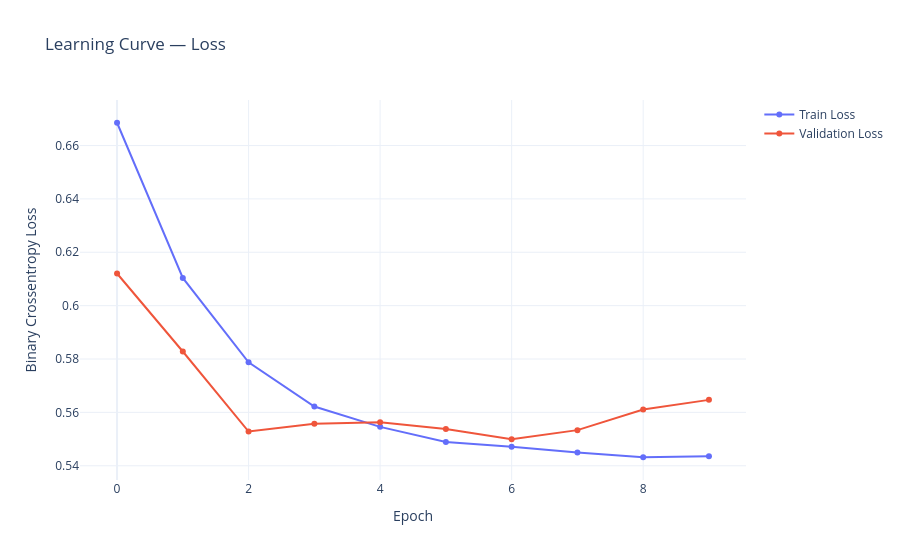
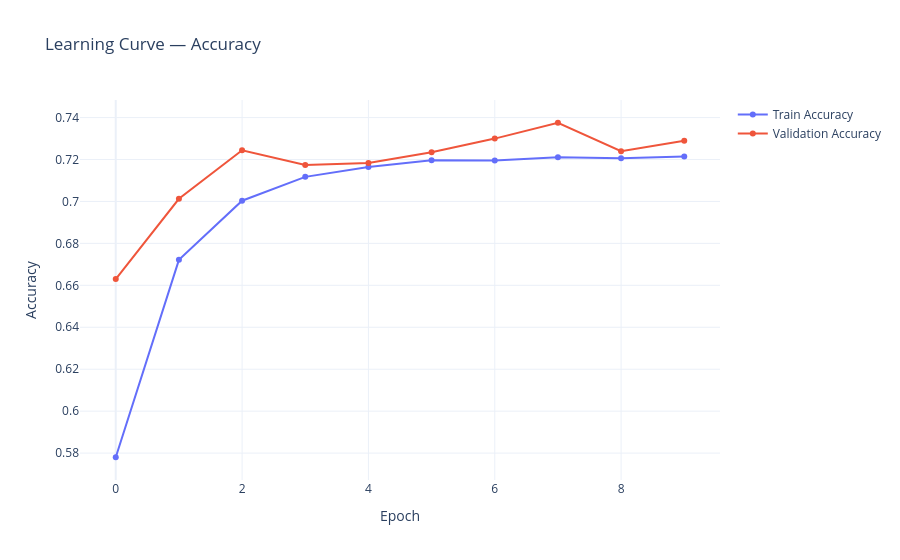

Source (notebook cell) for these figures, in order:
### Markdown cell above
## Evaluate

### Code cell
import plotly.graph_objects as go

def plot_learning_cuve(loss, val_loss):

    fig = go.Figure()

    fig.add_trace(go.Scatter(
        y=loss,
        mode="lines+markers",
        name="Train Loss"
    ))

    fig.add_trace(go.Scatter(
        y=val_loss,
        mode="lines+markers",
        name="Validation Loss"
    ))

    fig.update_layout(
        title="Learning Curve — Loss",
        xaxis_title="Epoch",
        yaxis_title="Binary Crossentropy Loss",
        template="plotly_white"
    )

    fig.show()

def plot_accuracy_curve(acc, val_acc):

    fig = go.Figure()

    fig.add_trace(go.Scatter(
        y=acc,
        mode="lines+markers",
        name="Train Accuracy"
    ))

    fig.add_trace(go.Scatter(
        y=val_acc,
        mode="lines+markers",
        name="Validation Accuracy"
    ))

    fig.update_layout(
        title="Learning Curve — Accuracy",
        xaxis_title="Epoch",
        yaxis_title="Accuracy",
        template="plotly_white"
    )

    fig.show()


history.history.keys()
history_dict = history.history
print()
plot_learning_cuve(history_dict["loss"], history_dict["val_loss"])
print()
plot_accuracy_curve(history_dict["binary_accuracy"], history_dict["val_binary_accuracy"])

### Figure 1 — Plotly figure (JSON) as saved in the notebook; plotly's stock layout.template omitted (floating-point values rounded to 4 significant figures)
{"data": [{"mode": "lines+markers", "name": "Train Loss", "type": "scatter", "y": [0.6685, 0.6104, 0.5788, 0.5622, 0.5546, 0.5489, 0.5471, 0.545, 0.5432, 0.5436]}, {"mode": "lines+markers", "name": "Validation Loss", "type": "scatter", "y": [0.612, 0.5828, 0.5528, 0.5558, 0.5563, 0.5538, 0.55, 0.5534, 0.5611, 0.5647]}], "layout": {"title": {"text": "Learning Curve — Loss"}, "xaxis": {"title": {"text": "Epoch"}}, "yaxis": {"title": {"text": "Binary Crossentropy Loss"}}}}

### Figure 2 — Plotly figure (JSON) as saved in the notebook; plotly's stock layout.template omitted (floating-point values rounded to 4 significant figures)
{"data": [{"mode": "lines+markers", "name": "Train Accuracy", "type": "scatter", "y": [0.578, 0.6721, 0.7003, 0.7117, 0.7164, 0.7196, 0.7195, 0.7211, 0.7206, 0.7214]}, {"mode": "lines+markers", "name": "Validation Accuracy", "type": "scatter", "y": [0.663, 0.7013, 0.7244, 0.7174, 0.7184, 0.7234, 0.73, 0.7375, 0.7239, 0.729]}], "layout": {"title": {"text": "Learning Curve — Accuracy"}, "xaxis": {"title": {"text": "Epoch"}}, "yaxis": {"title": {"text": "Accuracy"}}}}
